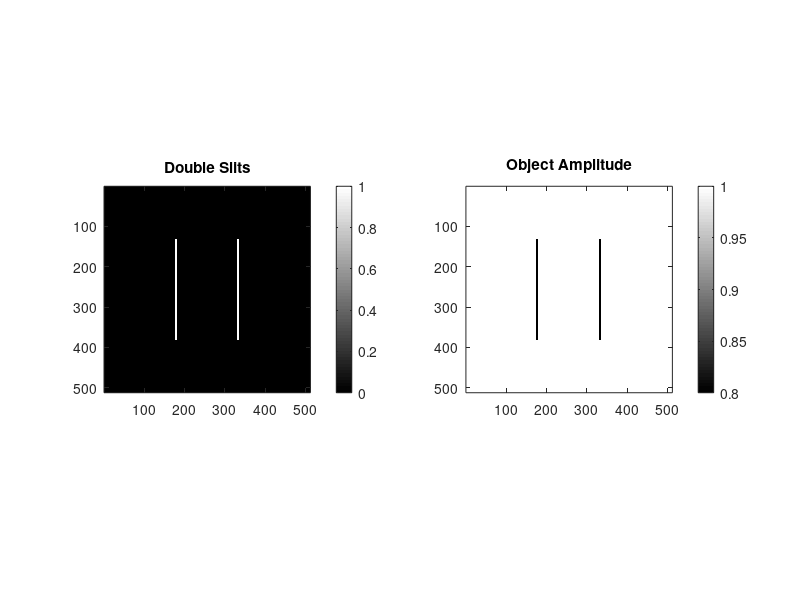

Source code (MATLAB): (Note: this script raises an error after producing the figure.)
%%%%%%%%%%%%%%%%%%%%%%%%%%%%%%%%%%%%%%%%%%%%%%%%%%%%%%%%%%%%%%%%%%%%%%%%%%%
% SLD INLINE DIGITAL HOLOGRAPHY 
% SPECTRAL SUPERPOSITION + MULTI-PLANE PHASE RETRIEVAL
% OBJECT: DOUBLE SLITS
%%%%%%%%%%%%%%%%%%%%%%%%%%%%%%%%%%%%%%%%%%%%%%%%%%%%%%%%%%%%%%%%%%%%%%%%%%%

clc; clear; close all;

%% 1. SYSTEM PARAMETERS (Đơn vị chuẩn: mét - m)

% Bước sóng trung tâm và băng thông 3 dB (FWHM)
lambda_c  = 405e-9;        % 405 nm
bandwidth = 4e-9;          % 4 nm FWHM

num_lambda = 100;

% Lấy mẫu bước sóng
lambda = linspace(lambda_c - bandwidth/2, ...
                  lambda_c + bandwidth/2, num_lambda);

% Phân bố phổ Gaussian & chuẩn hóa trọng số
S       = exp(-4 * log(2) * ((lambda - lambda_c) / bandwidth).^2);
weights = S / sum(S);

% Cảm biến (Sensor)
N    = 512;
dx   = 2e-6;             
area = dx * N;            

% Khoảng cách truyền sóng
z1 = 1.5e-3;               % 1.5 mm
z2 = 2.0e-3;               % 2.0 mm
dz = z2 - z1;            

%% 2. OBJECT (DOUBLE SLITS - 2 THANH SONG SONG)

slit_width  = 10e-6;       % Độ rộng mỗi thanh: 10 um
slit_length = 0.5e-3;      % Chiều dài mỗi thanh: 0.5 mm
slit_gap    = 300e-6;       % Khoảng cách mép trong giữa 2 thanh: 30 um

slit_width_px  = max(1, round(slit_width / dx));
slit_length_px = max(1, round(slit_length / dx));
gap_px         = round(slit_gap / dx);

object = zeros(N, N);
cx = round(N/2);
cy = round(N/2);

% Tọa độ theo trục Y (chiều dài thanh)
y1 = cy - floor(slit_length_px/2);
y2 = y1 + slit_length_px - 1;

% Tọa độ thanh bên trái
x1_left = cx - floor(gap_px/2) - slit_width_px;
x2_left = x1_left + slit_width_px - 1;

% Tọa độ thanh bên phải
x1_right = cx + ceil(gap_px/2);
x2_right = x1_right + slit_width_px - 1;

% Gán giá trị = 1 cho cả 2 thanh
object(y1:y2, x1_left:x2_left)   = 1;
object(y1:y2, x1_right:x2_right) = 1;

% Hàm truyền qua
am = 1 - 0.2 * object;    % Nền = 1.0, Vật = 0.8
ph = 1.0 * object;        % Nền = 0 rad, Vật = 1.0 rad
t  = am .* exp(1i * ph);  

figure('Name', 'Double Narrow Slits');
subplot(1, 2, 1); imagesc(object); axis image; colormap gray; colorbar; title('Double Slits');
subplot(1, 2, 2); imagesc(am);     axis image; colormap gray; colorbar; title('Object Amplitude');

%% 3. SPECTRAL SUPERPOSITION

I1_total = zeros(N, N);
I2_total = zeros(N, N);

disp('Calculating SLD holograms...');

for j = 1:num_lambda
    lambda_j = lambda(j);

    prop_z1 = Propagator(N, lambda_j, area, z1);
    prop_z2 = Propagator(N, lambda_j, area, z2);

    field_z1 = IFT2Dc(FT2Dc(t) .* prop_z1);
    field_z2 = IFT2Dc(FT2Dc(t) .* prop_z2);

    I1 = abs(field_z1).^2;
    I2 = abs(field_z2).^2;

    I1_total = I1_total + weights(j) * I1;
    I2_total = I2_total + weights(j) * I2;
end

hologram1 = I1_total;
hologram2 = I2_total;

amp1_measured = sqrt(hologram1);
amp2_measured = sqrt(hologram2);

figure('Name', 'SLD Holograms');
subplot(1, 2, 1); imagesc(hologram1); axis image; colormap gray; colorbar; title('SLD Hologram (z1 = 1.5 mm)');
subplot(1, 2, 2); imagesc(hologram2); axis image; colormap gray; colorbar; title('SLD Hologram (z2 = 2.0 mm)');

%% 4. MULTI-PLANE PHASE RETRIEVAL

% Dùng bước sóng trung tâm lambda_c làm mô hình tái tạo xấp xỉ
Iterations = 300;

prop_dz       = Propagator(N, lambda_c, area, dz);
prop_minus_dz = Propagator(N, lambda_c, area, -dz);
prop_minus_z1 = Propagator(N, lambda_c, area, -z1);

u1 = amp1_measured;

figure('Name', 'SLD Reconstruction');
disp('Starting phase retrieval...');

for iter = 1:Iterations
    % A. Truyền xuôi z1 -> z2
    u2_sim = IFT2Dc(FT2Dc(u1) .* prop_dz);

    % B. Ép biên độ đo được tại z2 (giữ lại pha ước lượng)
    u2 = amp2_measured .* exp(1i * angle(u2_sim));

    % C. Truyền ngược z2 -> z1
    u1_sim = IFT2Dc(FT2Dc(u2) .* prop_minus_dz);

    % D. Ép biên độ đo được tại z1 (giữ lại pha ước lượng)
    u1 = amp1_measured .* exp(1i * angle(u1_sim));

    % Hiển thị quá trình tái tạo
    if mod(iter, 10) == 0 || iter == 1 || iter == Iterations
        u_obj_rec = IFT2Dc(FT2Dc(u1) .* prop_minus_z1);

        subplot(1, 2, 1);
        imagesc(abs(u_obj_rec)); axis image; colormap gray; colorbar;
        title(sprintf('Amplitude - Iter %d', iter));

        subplot(1, 2, 2);
        imagesc(angle(u_obj_rec)); axis image; colormap gray; colorbar;
        title(sprintf('Phase - Iter %d', iter));

        drawnow;
    end
end

disp('Reconstruction completed!');

%% 5. SPECTRAL DISTRIBUTION

% Mở rộng dải lấy mẫu phổ lên +- 2.5 * FWHM (tổng cộng 5 * bandwidth)
span   = 1 * bandwidth; 
lambda = linspace(lambda_c - span/2, lambda_c + span/2, num_lambda);

% Tính lại phổ S và trọng số
S       = exp(-4 * log(2) * ((lambda - lambda_c) / bandwidth).^2);
weights = S / sum(S);

% Vẽ đồ thị phổ với vùng quan sát rộng
figure('Name', 'SLD Spectrum');
plot(lambda * 1e9, S, 'o-', 'LineWidth', 1.5);
xlabel('Wavelength (nm)');
ylabel('Relative Spectral Intensity');
title('Gaussian SLD Spectrum');
xlim([(lambda_c - span/2)*1e9, (lambda_c + span/2)*1e9]);
% ylim([-0.05, 1.05]);
grid on;

%% 6. HELPER FUNCTIONS

function p = Propagator(N, lambda, area, z)
    [X, Y] = meshgrid(1:N, 1:N);
    alpha = lambda * (Y - N/2 - 1) / area;
    beta  = lambda * (X - N/2 - 1) / area;

    mask = (alpha.^2 + beta.^2) <= 1;
    p = zeros(N, N);
    p(mask) = exp(2 * pi * 1i * z .* sqrt(1 - alpha(mask).^2 - beta(mask).^2) / lambda);
end

function out = FT2Dc(in)
    [Nx, Ny] = size(in);
    f1 = ((-1).^(1:Nx).') * ((-1).^(1:Ny));
    out = f1 .* fft2(f1 .* in);
end

function out = IFT2Dc(in)
    [Nx, Ny] = size(in);
    f1 = ((-1).^(1:Nx).') * ((-1).^(1:Ny));
    out = f1 .* ifft2(f1 .* in);
end
